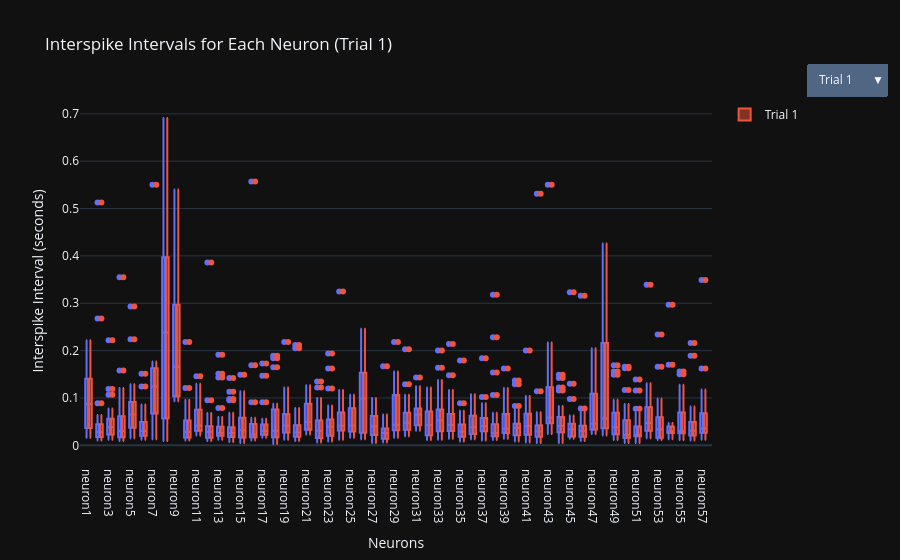

Notebook code for this chart:
### Code cell
isi_melted_list = []
for trial_idx in range(12):
    isi_df = globals()[f'isi_df_trial{trial_idx+1}']
    melted = isi_df.melt(var_name='Neuron', value_name='Interspike Interval')
    melted['Trial'] = f'Trial {trial_idx+1}'
    isi_melted_list.append(melted)
isi_all = pd.concat(isi_melted_list, ignore_index=True)

default_trial = 'Trial 1'

fig = px.box(
    isi_all[isi_all['Trial'] == default_trial],
    x='Neuron',
    y='Interspike Interval',
    title=f'Interspike Intervals for Each Neuron ({default_trial})'
)

for trial in isi_all['Trial'].unique():
    visible = (trial == default_trial)
    trial_data = isi_all[isi_all['Trial'] == trial]
    fig.add_box(
        x=trial_data['Neuron'],
        y=trial_data['Interspike Interval'],
        name=trial,
        visible=visible
    )

fig.update_layout(
    updatemenus=[
        dict(
            buttons=[
                dict(
                    label=trial,
                    method="update",
                    args=[
                        {"visible": [
                            (t == trial) for t in isi_all['Trial'].unique()
                        ]},
                        {"title": f'Interspike Intervals for Each Neuron ({trial})'}
                    ]
                ) for trial in isi_all['Trial'].unique()
            ],
            direction="down",
            showactive=True,
            x=1.15,
            y=1.1,
            xanchor="left"
        )
    ],
    xaxis_title="Neurons",
    yaxis_title="Interspike Interval (seconds)"
)

fig.show()

### Figure 1 — Plotly figure (JSON) as saved in the notebook; plotly's stock layout.template omitted (floating-point values rounded to 4 significant figures; data arrays with more than 128 entries replaced by an {"elided": "..."} marker saying what was removed)
{"data": [{"alignmentgroup": "True", "hovertemplate": "Neuron=%{x}<br>Interspike Interval=%{y}<extra></extra>", "legendgroup": "", "marker": {"color": "#636efa"}, "name": "", "notched": false, "offsetgroup": "", "orientation": "v", "showlegend": false, "type": "box", "x": {"elided": "2394 str values"}, "x0": " ", "xaxis": "x", "y": {"elided": "2394 float values"}, "y0": " ", "yaxis": "y"}, {"name": "Trial 1", "type": "box", "visible": true, "x": {"elided": "2394 str values"}, "y": {"elided": "2394 float values"}}, {"name": "Trial 2", "type": "box", "visible": false, "x": {"elided": "1254 str values"}, "y": {"elided": "1254 float values"}}, {"name": "Trial 3", "type": "box", "visible": false, "x": {"elided": "1425 str values"}, "y": {"elided": "1425 float values"}}, {"name": "Trial 4", "type": "box", "visible": false, "x": {"elided": "3363 str values"}, "y": {"elided": "3363 float values"}}, {"name": "Trial 5", "type": "box", "visible": false, "x": {"elided": "2451 str values"}, "y": {"elided": "2451 float values"}}, {"name": "Trial 6", "type": "box", "visible": false, "x": {"elided": "5757 str values"}, "y": {"elided": "5757 float values"}}, {"name": "Trial 7", "type": "box", "visible": false, "x": {"elided": "3762 str values"}, "y": {"elided": "3762 float values"}}, {"name": "Trial 8", "type": "box", "visible": false, "x": {"elided": "1995 str values"}, "y": {"elided": "1995 float values"}}, {"name": "Trial 9", "type": "box", "visible": false, "x": {"elided": "4332 str values"}, "y": {"elided": "4332 float values"}}, {"name": "Trial 10", "type": "box", "visible": false, "x": {"elided": "2337 str values"}, "y": {"elided": "2337 float values"}}, {"name": "Trial 11", "type": "box", "visible": false, "x": {"elided": "2109 str values"}, "y": {"elided": "2109 float values"}}, {"name": "Trial 12", "type": "box", "visible": false, "x": {"elided": "3306 str values"}, "y": {"elided": "3306 float values"}}], "layout": {"boxmode": "group", "legend": {"tracegroupgap": 0}, "title": {"text": "Interspike Intervals for Each Neuron (Trial 1)"}, "updatemenus": [{"buttons": [{"args": [{"visible": [true, false, false, false, false, false, false, false, false, false, false, false]}, {"title": "Interspike Intervals for Each Neuron (Trial 1)"}], "label": "Trial 1", "method": "update"}, {"args": [{"visible": [false, true, false, false, false, false, false, false, false, false, false, false]}, {"title": "Interspike Intervals for Each Neuron (Trial 2)"}], "label": "Trial 2", "method": "update"}, {"args": [{"visible": [false, false, true, false, false, false, false, false, false, false, false, false]}, {"title": "Interspike Intervals for Each Neuron (Trial 3)"}], "label": "Trial 3", "method": "update"}, {"args": [{"visible": [false, false, false, true, false, false, false, false, false, false, false, false]}, {"title": "Interspike Intervals for Each Neuron (Trial 4)"}], "label": "Trial 4", "method": "update"}, {"args": [{"visible": [false, false, false, false, true, false, false, false, false, false, false, false]}, {"title": "Interspike Intervals for Each Neuron (Trial 5)"}], "label": "Trial 5", "method": "update"}, {"args": [{"visible": [false, false, false, false, false, true, false, false, false, false, false, false]}, {"title": "Interspike Intervals for Each Neuron (Trial 6)"}], "label": "Trial 6", "method": "update"}, {"args": [{"visible": [false, false, false, false, false, false, true, false, false, false, false, false]}, {"title": "Interspike Intervals for Each Neuron (Trial 7)"}], "label": "Trial 7", "method": "update"}, {"args": [{"visible": [false, false, false, false, false, false, false, true, false, false, false, false]}, {"title": "Interspike Intervals for Each Neuron (Trial 8)"}], "label": "Trial 8", "method": "update"}, {"args": [{"visible": [false, false, false, false, false, false, false, false, true, false, false, false]}, {"title": "Interspike Intervals for Each Neuron (Trial 9)"}], "label": "Trial 9", "method": "update"}, {"args": [{"visible": [false, false, false, false, false, false, false, false, false, true, false, false]}, {"title": "Interspike Intervals for Each Neuron (Trial 10)"}], "label": "Trial 10", "method": "update"}, {"args": [{"visible": [false, false, false, false, false, false, false, false, false, false, true, false]}, {"title": "Interspike Intervals for Each Neuron (Trial 11)"}], "label": "Trial 11", "method": "update"}, {"args": [{"visible": [false, false, false, false, false, false, false, false, false, false, false, true]}, {"title": "Interspike Intervals for Each Neuron (Trial 12)"}], "label": "Trial 12", "method": "update"}], "direction": "down", "showactive": true, "x": 1.15, "xanchor": "left", "y": 1.1}], "xaxis": {"anchor": "y", "domain": [0, 1], "title": {"text": "Neurons"}}, "yaxis": {"anchor": "x", "domain": [0, 1], "title": {"text": "Interspike Interval (seconds)"}}}}
